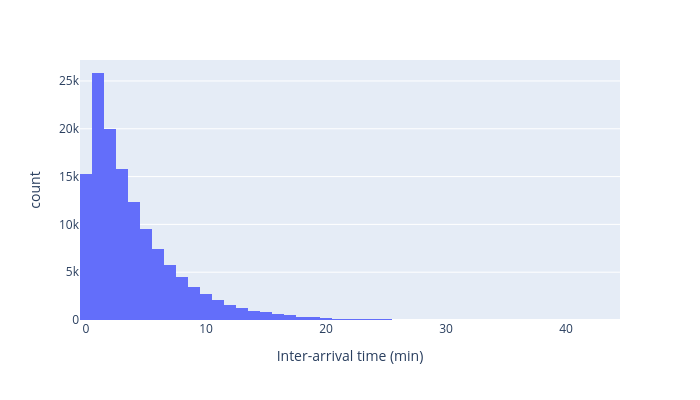

This figure's notebook cell:
### Markdown cell above
Distribution of inter-arrival times. Based on this, would try exponential, gamma and Weibull distributions.

### Code cell
# Plot histogram of inter-arrival times
inspect_histogram(
    series=data["iat_mins"],
    x_lab="Inter-arrival time (min)",
    file="choose_dist_iat_hist.png"
)

### Figure 1 — Plotly figure (JSON) as saved in the notebook; plotly's stock layout.template omitted (floating-point values rounded to 4 significant figures; data arrays with more than 128 entries replaced by an {"elided": "..."} marker saying what was removed)
{"data": [{"bingroup": "x", "hovertemplate": "Inter-arrival time (min): %{x}<br>Count: %{y}", "legendgroup": "iat_mins", "marker": {"color": "#636efa", "pattern": {"shape": ""}}, "name": "", "orientation": "v", "showlegend": true, "type": "histogram", "x": {"elided": "131916 float values"}, "xaxis": "x", "yaxis": "y"}], "layout": {"barmode": "relative", "height": 400, "legend": {"title": {"text": "variable"}, "tracegroupgap": 0}, "margin": {"t": 60}, "showlegend": false, "width": 700, "xaxis": {"anchor": "y", "domain": [0.0, 1.0], "title": {"text": "Inter-arrival time (min)"}}, "yaxis": {"anchor": "x", "domain": [0.0, 1.0], "title": {"text": "count"}}}}
